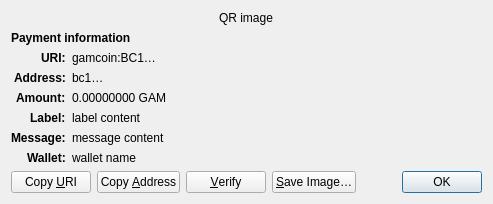
<?xml version="1.0" encoding="UTF-8"?>
<ui version="4.0">
 <class>ReceiveRequestDialog</class>
 <widget class="QDialog" name="ReceiveRequestDialog">
  <property name="geometry">
   <rect>
    <x>0</x>
    <y>0</y>
    <width>413</width>
    <height>229</height>
   </rect>
  </property>
  <property name="windowTitle">
   <string>Request payment to …</string>
  </property>
  <layout class="QGridLayout" name="gridLayout" columnstretch="0,1">
   <property name="sizeConstraint">
    <enum>QLayout::SetFixedSize</enum>
   </property>
   <item row="0" column="0" colspan="2" alignment="Qt::AlignHCenter">
    <widget class="QRImageWidget" name="qr_code">
     <property name="text">
      <string notr="true">QR image</string>
     </property>
     <property name="textInteractionFlags">
      <set>Qt::NoTextInteraction</set>
     </property>
    </widget>
   </item>
   <item row="1" column="0" colspan="2">
    <widget class="QLabel" name="payment_header">
     <property name="font">
      <font>
       <weight>75</weight>
       <bold>true</bold>
      </font>
     </property>
     <property name="text">
      <string>Payment information</string>
     </property>
     <property name="textInteractionFlags">
      <set>Qt::NoTextInteraction</set>
     </property>
    </widget>
   </item>
   <item row="2" column="0" alignment="Qt::AlignRight|Qt::AlignTop">
    <widget class="QLabel" name="uri_tag">
     <property name="font">
      <font>
       <weight>75</weight>
       <bold>true</bold>
      </font>
     </property>
     <property name="text">
      <string notr="true">URI:</string>
     </property>
     <property name="textFormat">
      <enum>Qt::PlainText</enum>
     </property>
     <property name="textInteractionFlags">
      <set>Qt::NoTextInteraction</set>
     </property>
    </widget>
   </item>
   <item row="2" column="1" alignment="Qt::AlignTop">
    <widget class="QLabel" name="uri_content">
     <property name="text">
      <string notr="true">gamcoin:BC1…</string>
     </property>
     <property name="textFormat">
      <enum>Qt::RichText</enum>
     </property>
     <property name="wordWrap">
      <bool>true</bool>
     </property>
     <property name="textInteractionFlags">
      <set>Qt::TextSelectableByMouse</set>
     </property>
    </widget>
   </item>
   <item row="3" column="0" alignment="Qt::AlignRight|Qt::AlignTop">
    <widget class="QLabel" name="address_tag">
     <property name="font">
      <font>
       <weight>75</weight>
       <bold>true</bold>
      </font>
     </property>
     <property name="text">
      <string>Address:</string>
     </property>
     <property name="textInteractionFlags">
      <set>Qt::NoTextInteraction</set>
     </property>
    </widget>
   </item>
   <item row="3" column="1" alignment="Qt::AlignTop">
    <widget class="QLabel" name="address_content">
     <property name="text">
      <string notr="true">bc1…</string>
     </property>
     <property name="textFormat">
      <enum>Qt::PlainText</enum>
     </property>
     <property name="textInteractionFlags">
      <set>Qt::TextSelectableByMouse</set>
     </property>
    </widget>
   </item>
   <item row="4" column="0" alignment="Qt::AlignRight|Qt::AlignTop">
    <widget class="QLabel" name="amount_tag">
     <property name="font">
      <font>
       <weight>75</weight>
       <bold>true</bold>
      </font>
     </property>
     <property name="text">
      <string>Amount:</string>
     </property>
     <property name="textInteractionFlags">
      <set>Qt::NoTextInteraction</set>
     </property>
    </widget>
   </item>
   <item row="4" column="1" alignment="Qt::AlignTop">
    <widget class="QLabel" name="amount_content">
     <property name="text">
      <string notr="true">0.00000000 GAM</string>
     </property>
     <property name="textFormat">
      <enum>Qt::PlainText</enum>
     </property>
     <property name="textInteractionFlags">
      <set>Qt::TextSelectableByMouse</set>
     </property>
    </widget>
   </item>
   <item row="5" column="0" alignment="Qt::AlignRight|Qt::AlignTop">
    <widget class="QLabel" name="label_tag">
     <property name="font">
      <font>
       <weight>75</weight>
       <bold>true</bold>
      </font>
     </property>
     <property name="text">
      <string>Label:</string>
     </property>
     <property name="textInteractionFlags">
      <set>Qt::NoTextInteraction</set>
     </property>
    </widget>
   </item>
   <item row="5" column="1" alignment="Qt::AlignTop">
    <widget class="QLabel" name="label_content">
     <property name="text">
      <string notr="true">label content</string>
     </property>
     <property name="textFormat">
      <enum>Qt::PlainText</enum>
     </property>
     <property name="wordWrap">
      <bool>true</bool>
     </property>
     <property name="textInteractionFlags">
      <set>Qt::TextSelectableByMouse</set>
     </property>
    </widget>
   </item>
   <item row="6" column="0" alignment="Qt::AlignRight|Qt::AlignTop">
    <widget class="QLabel" name="message_tag">
     <property name="font">
      <font>
       <weight>75</weight>
       <bold>true</bold>
      </font>
     </property>
     <property name="text">
      <string>Message:</string>
     </property>
     <property name="textInteractionFlags">
      <set>Qt::NoTextInteraction</set>
     </property>
    </widget>
   </item>
   <item row="6" column="1" alignment="Qt::AlignTop">
    <widget class="QLabel" name="message_content">
     <property name="text">
      <string notr="true">message content</string>
     </property>
     <property name="textFormat">
      <enum>Qt::PlainText</enum>
     </property>
     <property name="wordWrap">
      <bool>true</bool>
     </property>
     <property name="textInteractionFlags">
      <set>Qt::TextSelectableByMouse</set>
     </property>
    </widget>
   </item>
   <item row="7" column="0" alignment="Qt::AlignRight|Qt::AlignTop">
    <widget class="QLabel" name="wallet_tag">
     <property name="font">
      <font>
       <weight>75</weight>
       <bold>true</bold>
      </font>
     </property>
     <property name="text">
      <string>Wallet:</string>
     </property>
     <property name="textInteractionFlags">
      <set>Qt::NoTextInteraction</set>
     </property>
    </widget>
   </item>
   <item row="7" column="1" alignment="Qt::AlignTop">
    <widget class="QLabel" name="wallet_content">
     <property name="text">
      <string notr="true">wallet name</string>
     </property>
     <property name="textFormat">
      <enum>Qt::PlainText</enum>
     </property>
     <property name="wordWrap">
      <bool>true</bool>
     </property>
     <property name="textInteractionFlags">
      <set>Qt::TextSelectableByMouse</set>
     </property>
    </widget>
   </item>
   <item row="8" column="0" colspan="2">
    <layout class="QHBoxLayout" name="horizontalLayout">
     <item>
      <widget class="QPushButton" name="btnCopyURI">
       <property name="text">
        <string>Copy &amp;URI</string>
       </property>
       <property name="autoDefault">
        <bool>false</bool>
       </property>
      </widget>
     </item>
     <item>
      <widget class="QPushButton" name="btnCopyAddress">
       <property name="text">
        <string>Copy &amp;Address</string>
       </property>
       <property name="autoDefault">
        <bool>false</bool>
       </property>
      </widget>
     </item>
     <item>
      <widget class="QPushButton" name="btnVerify">
       <property name="text">
        <string>&amp;Verify</string>
       </property>
       <property name="toolTip">
        <string>Verify this address on e.g. a hardware wallet screen</string>
       </property>
       <property name="autoDefault">
        <bool>false</bool>
       </property>
      </widget>
     </item>
     <item>
      <widget class="QPushButton" name="btnSaveAs">
       <property name="text">
        <string>&amp;Save Image…</string>
       </property>
       <property name="autoDefault">
        <bool>false</bool>
       </property>
      </widget>
     </item>
     <item>
      <spacer name="horizontalSpacer_2">
       <property name="orientation">
        <enum>Qt::Horizontal</enum>
       </property>
       <property name="sizeHint" stdset="0">
        <size>
         <width>40</width>
         <height>20</height>
        </size>
       </property>
      </spacer>
     </item>
     <item>
      <widget class="QDialogButtonBox" name="buttonBox">
       <property name="focusPolicy">
        <enum>Qt::StrongFocus</enum>
       </property>
       <property name="standardButtons">
        <set>QDialogButtonBox::Ok</set>
       </property>
      </widget>
     </item>
    </layout>
   </item>
  </layout>
 </widget>
 <customwidgets>
  <customwidget>
   <class>QRImageWidget</class>
   <extends>QLabel</extends>
   <header>qt/qrimagewidget.h</header>
  </customwidget>
 </customwidgets>
 <tabstops>
  <tabstop>buttonBox</tabstop>
  <tabstop>btnCopyURI</tabstop>
  <tabstop>btnCopyAddress</tabstop>
  <tabstop>btnSaveAs</tabstop>
 </tabstops>
 <resources/>
 <connections>
  <connection>
   <sender>buttonBox</sender>
   <signal>accepted()</signal>
   <receiver>ReceiveRequestDialog</receiver>
   <slot>accept()</slot>
   <hints>
    <hint type="sourcelabel">
     <x>135</x>
     <y>230</y>
    </hint>
    <hint type="destinationlabel">
     <x>135</x>
     <y>126</y>
    </hint>
   </hints>
  </connection>
 </connections>
</ui>
